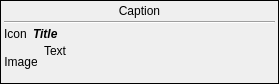
<?xml version="1.0" encoding="UTF-8"?>
<ui version="4.0">
 <class>NotifyWidgetClass</class>
 <widget class="QWidget" name="NotifyWidgetClass">
  <property name="geometry">
   <rect>
    <x>0</x>
    <y>0</y>
    <width>279</width>
    <height>84</height>
   </rect>
  </property>
  <layout class="QVBoxLayout" name="verticalLayout_2">
   <property name="spacing">
    <number>0</number>
   </property>
   <property name="margin">
    <number>0</number>
   </property>
   <item>
    <widget class="QFrame" name="frmWindowFrame">
     <property name="autoFillBackground">
      <bool>true</bool>
     </property>
     <property name="frameShape">
      <enum>QFrame::Box</enum>
     </property>
     <property name="lineWidth">
      <number>1</number>
     </property>
     <layout class="QVBoxLayout" name="verticalLayout">
      <property name="spacing">
       <number>3</number>
      </property>
      <property name="margin">
       <number>3</number>
      </property>
      <item>
       <widget class="QLabel" name="lblCaption">
        <property name="text">
         <string notr="true">Caption</string>
        </property>
        <property name="textFormat">
         <enum>Qt::PlainText</enum>
        </property>
        <property name="alignment">
         <set>Qt::AlignCenter</set>
        </property>
       </widget>
      </item>
      <item>
       <widget class="Line" name="line">
        <property name="orientation">
         <enum>Qt::Horizontal</enum>
        </property>
       </widget>
      </item>
      <item>
       <layout class="QHBoxLayout" name="horizontalLayout_2">
        <item>
         <widget class="QLabel" name="lblIcon">
          <property name="text">
           <string notr="true">Icon</string>
          </property>
          <property name="textFormat">
           <enum>Qt::PlainText</enum>
          </property>
         </widget>
        </item>
        <item>
         <widget class="QLabel" name="lblTitle">
          <property name="sizePolicy">
           <sizepolicy hsizetype="Expanding" vsizetype="Fixed">
            <horstretch>0</horstretch>
            <verstretch>0</verstretch>
           </sizepolicy>
          </property>
          <property name="font">
           <font>
            <weight>75</weight>
            <italic>true</italic>
            <bold>true</bold>
           </font>
          </property>
          <property name="text">
           <string notr="true">Title</string>
          </property>
          <property name="textFormat">
           <enum>Qt::PlainText</enum>
          </property>
         </widget>
        </item>
       </layout>
      </item>
      <item>
       <layout class="QHBoxLayout" name="horizontalLayout">
        <item>
         <widget class="QLabel" name="lblImage">
          <property name="enabled">
           <bool>true</bool>
          </property>
          <property name="minimumSize">
           <size>
            <width>32</width>
            <height>32</height>
           </size>
          </property>
          <property name="maximumSize">
           <size>
            <width>32</width>
            <height>32</height>
           </size>
          </property>
          <property name="text">
           <string notr="true">Image</string>
          </property>
          <property name="textFormat">
           <enum>Qt::PlainText</enum>
          </property>
          <property name="alignment">
           <set>Qt::AlignCenter</set>
          </property>
         </widget>
        </item>
        <item>
         <widget class="QLabel" name="lblText">
          <property name="sizePolicy">
           <sizepolicy hsizetype="Preferred" vsizetype="Expanding">
            <horstretch>0</horstretch>
            <verstretch>0</verstretch>
           </sizepolicy>
          </property>
          <property name="maximumSize">
           <size>
            <width>230</width>
            <height>80</height>
           </size>
          </property>
          <property name="text">
           <string notr="true">Text</string>
          </property>
          <property name="textFormat">
           <enum>Qt::PlainText</enum>
          </property>
          <property name="alignment">
           <set>Qt::AlignLeading|Qt::AlignLeft|Qt::AlignTop</set>
          </property>
          <property name="wordWrap">
           <bool>true</bool>
          </property>
         </widget>
        </item>
       </layout>
      </item>
     </layout>
    </widget>
   </item>
  </layout>
 </widget>
 <layoutdefault spacing="6" margin="11"/>
 <resources/>
 <connections/>
</ui>
